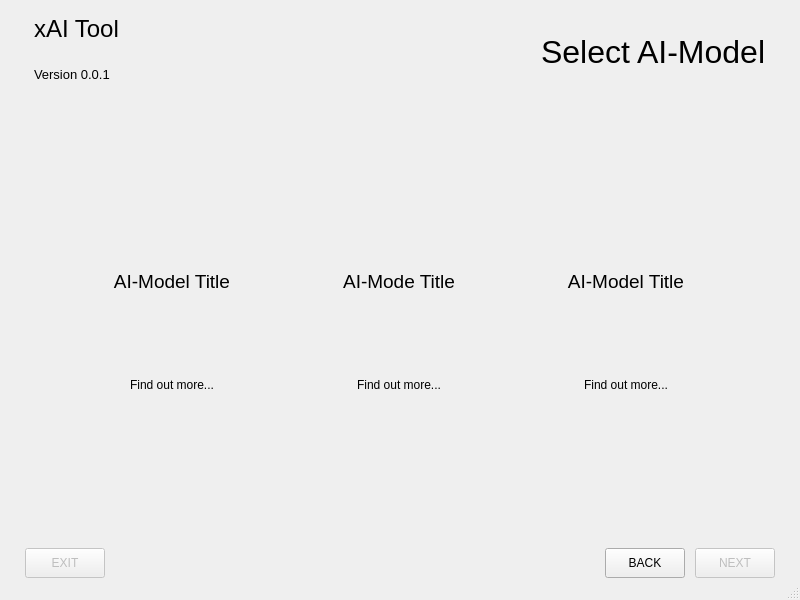
<?xml version="1.0" encoding="UTF-8"?>
<ui version="4.0">
 <class>MainWindow</class>
 <widget class="QMainWindow" name="MainWindow">
  <property name="geometry">
   <rect>
    <x>0</x>
    <y>0</y>
    <width>800</width>
    <height>600</height>
   </rect>
  </property>
  <property name="maximumSize">
   <size>
    <width>800</width>
    <height>600</height>
   </size>
  </property>
  <property name="windowTitle">
   <string>MainWindow</string>
  </property>
  <property name="styleSheet">
   <string notr="true">QWidget[border=true] {
	border: 3px solid black;
	border-radius: 5px;
}

QPushButton[href-text=true] {
	color: blue;
}
QPushButton[href-text=true]:hover {
	color: red;
}

QWidget[selected=true] {
	background-color: #88ff88;
}
QWidget[selected=false] {
	background-color: #bbbbbb;
}</string>
  </property>
  <widget class="QWidget" name="centralwidget">
   <property name="minimumSize">
    <size>
     <width>800</width>
     <height>0</height>
    </size>
   </property>
   <layout class="QGridLayout" name="gridLayout" rowstretch="0,0,0,0">
    <property name="leftMargin">
     <number>25</number>
    </property>
    <property name="topMargin">
     <number>0</number>
    </property>
    <property name="rightMargin">
     <number>25</number>
    </property>
    <property name="bottomMargin">
     <number>0</number>
    </property>
    <property name="spacing">
     <number>10</number>
    </property>
    <item row="1" column="0" rowspan="2">
     <widget class="QWidget" name="horizontalWidget_3" native="true">
      <property name="minimumSize">
       <size>
        <width>750</width>
        <height>425</height>
       </size>
      </property>
      <property name="maximumSize">
       <size>
        <width>750</width>
        <height>500</height>
       </size>
      </property>
      <property name="styleSheet">
       <string notr="true"/>
      </property>
      <property name="border" stdset="0">
       <bool>false</bool>
      </property>
      <layout class="QGridLayout" name="gridLayout_2">
       <property name="leftMargin">
        <number>0</number>
       </property>
       <property name="topMargin">
        <number>0</number>
       </property>
       <property name="rightMargin">
        <number>0</number>
       </property>
       <property name="bottomMargin">
        <number>0</number>
       </property>
       <property name="spacing">
        <number>0</number>
       </property>
       <item row="1" column="0">
        <widget class="QWidget" name="widget_aimodelA" native="true">
         <property name="maximumSize">
          <size>
           <width>160</width>
           <height>160</height>
          </size>
         </property>
         <property name="border" stdset="0">
          <bool>true</bool>
         </property>
         <property name="allowed-datasets" stdset="0">
          <stringlist>
           <string>dataset_A</string>
           <string>dataset_B</string>
          </stringlist>
         </property>
         <property name="aimodel" stdset="0">
          <string>aimodel_A</string>
         </property>
         <layout class="QVBoxLayout" name="verticalLayout_4">
          <item>
           <widget class="QLabel" name="label_8">
            <property name="font">
             <font>
              <pointsize>14</pointsize>
             </font>
            </property>
            <property name="text">
             <string>AI-Model Title</string>
            </property>
            <property name="alignment">
             <set>Qt::AlignCenter</set>
            </property>
           </widget>
          </item>
          <item alignment="Qt::AlignHCenter">
           <widget class="QLabel" name="label_9">
            <property name="enabled">
             <bool>true</bool>
            </property>
            <property name="maximumSize">
             <size>
              <width>100</width>
              <height>100</height>
             </size>
            </property>
            <property name="layoutDirection">
             <enum>Qt::LeftToRight</enum>
            </property>
            <property name="pixmap">
             <pixmap>../Images/linear-regression_logo.png</pixmap>
            </property>
            <property name="scaledContents">
             <bool>true</bool>
            </property>
            <property name="alignment">
             <set>Qt::AlignCenter</set>
            </property>
            <property name="wordWrap">
             <bool>false</bool>
            </property>
           </widget>
          </item>
          <item>
           <widget class="QPushButton" name="pushButton_aimodelA_href">
            <property name="text">
             <string>Find out more...</string>
            </property>
            <property name="flat">
             <bool>true</bool>
            </property>
            <property name="href-text" stdset="0">
             <bool>true</bool>
            </property>
           </widget>
          </item>
         </layout>
        </widget>
       </item>
       <item row="1" column="1">
        <widget class="QWidget" name="widget_aimodelB" native="true">
         <property name="enabled">
          <bool>true</bool>
         </property>
         <property name="maximumSize">
          <size>
           <width>160</width>
           <height>160</height>
          </size>
         </property>
         <property name="border" stdset="0">
          <bool>true</bool>
         </property>
         <property name="allowed-datasets" stdset="0">
          <stringlist>
           <string>dataset_C</string>
          </stringlist>
         </property>
         <property name="aimodel" stdset="0">
          <string>aimodel_B</string>
         </property>
         <layout class="QVBoxLayout" name="verticalLayout">
          <item>
           <widget class="QLabel" name="label_4">
            <property name="font">
             <font>
              <pointsize>14</pointsize>
             </font>
            </property>
            <property name="text">
             <string>AI-Mode Title</string>
            </property>
            <property name="alignment">
             <set>Qt::AlignCenter</set>
            </property>
           </widget>
          </item>
          <item alignment="Qt::AlignHCenter">
           <widget class="QLabel" name="label_5">
            <property name="enabled">
             <bool>true</bool>
            </property>
            <property name="maximumSize">
             <size>
              <width>100</width>
              <height>100</height>
             </size>
            </property>
            <property name="layoutDirection">
             <enum>Qt::LeftToRight</enum>
            </property>
            <property name="pixmap">
             <pixmap>../Images/linear-regression_logo.png</pixmap>
            </property>
            <property name="scaledContents">
             <bool>true</bool>
            </property>
            <property name="alignment">
             <set>Qt::AlignCenter</set>
            </property>
            <property name="wordWrap">
             <bool>false</bool>
            </property>
           </widget>
          </item>
          <item>
           <widget class="QPushButton" name="pushButton_aimodelB_href">
            <property name="text">
             <string>Find out more...</string>
            </property>
            <property name="flat">
             <bool>true</bool>
            </property>
            <property name="href-text" stdset="0">
             <bool>true</bool>
            </property>
           </widget>
          </item>
         </layout>
        </widget>
       </item>
       <item row="1" column="2">
        <widget class="QWidget" name="widget_aimodelC" native="true">
         <property name="enabled">
          <bool>true</bool>
         </property>
         <property name="maximumSize">
          <size>
           <width>160</width>
           <height>160</height>
          </size>
         </property>
         <property name="border" stdset="0">
          <bool>true</bool>
         </property>
         <property name="allowed-datasets" stdset="0">
          <stringlist>
           <string>dataset_A</string>
          </stringlist>
         </property>
         <property name="aimodel" stdset="0">
          <string>aimodel_C</string>
         </property>
         <layout class="QVBoxLayout" name="verticalLayout_3">
          <item>
           <widget class="QLabel" name="label_6">
            <property name="font">
             <font>
              <pointsize>14</pointsize>
             </font>
            </property>
            <property name="text">
             <string>AI-Model Title</string>
            </property>
            <property name="alignment">
             <set>Qt::AlignCenter</set>
            </property>
           </widget>
          </item>
          <item alignment="Qt::AlignHCenter">
           <widget class="QLabel" name="label_7">
            <property name="enabled">
             <bool>true</bool>
            </property>
            <property name="maximumSize">
             <size>
              <width>100</width>
              <height>100</height>
             </size>
            </property>
            <property name="layoutDirection">
             <enum>Qt::LeftToRight</enum>
            </property>
            <property name="pixmap">
             <pixmap>../Images/linear-regression_logo.png</pixmap>
            </property>
            <property name="scaledContents">
             <bool>true</bool>
            </property>
            <property name="alignment">
             <set>Qt::AlignCenter</set>
            </property>
            <property name="wordWrap">
             <bool>false</bool>
            </property>
           </widget>
          </item>
          <item>
           <widget class="QPushButton" name="pushButton_aimodelC_href">
            <property name="text">
             <string>Find out more...</string>
            </property>
            <property name="flat">
             <bool>true</bool>
            </property>
            <property name="href-text" stdset="0">
             <bool>true</bool>
            </property>
           </widget>
          </item>
         </layout>
        </widget>
       </item>
      </layout>
     </widget>
    </item>
    <item row="0" column="0">
     <widget class="QWidget" name="horizontalWidget_2" native="true">
      <property name="minimumSize">
       <size>
        <width>0</width>
        <height>75</height>
       </size>
      </property>
      <layout class="QHBoxLayout" name="horizontalLayout_2">
       <item>
        <layout class="QVBoxLayout" name="verticalLayout_2">
         <item>
          <widget class="QLabel" name="label">
           <property name="font">
            <font>
             <pointsize>18</pointsize>
            </font>
           </property>
           <property name="text">
            <string>xAI Tool</string>
           </property>
          </widget>
         </item>
         <item>
          <widget class="QLabel" name="label_2">
           <property name="font">
            <font>
             <pointsize>10</pointsize>
            </font>
           </property>
           <property name="text">
            <string>Version 0.0.1</string>
           </property>
          </widget>
         </item>
        </layout>
       </item>
       <item>
        <spacer name="horizontalSpacer_2">
         <property name="orientation">
          <enum>Qt::Horizontal</enum>
         </property>
         <property name="sizeHint" stdset="0">
          <size>
           <width>40</width>
           <height>20</height>
          </size>
         </property>
        </spacer>
       </item>
       <item>
        <widget class="QLabel" name="label_3">
         <property name="font">
          <font>
           <pointsize>24</pointsize>
          </font>
         </property>
         <property name="text">
          <string>Select AI-Model</string>
         </property>
        </widget>
       </item>
      </layout>
     </widget>
    </item>
    <item row="3" column="0">
     <layout class="QHBoxLayout" name="horizontalLayout">
      <property name="sizeConstraint">
       <enum>QLayout::SetMaximumSize</enum>
      </property>
      <item>
       <widget class="QPushButton" name="pushButton_exit">
        <property name="enabled">
         <bool>false</bool>
        </property>
        <property name="maximumSize">
         <size>
          <width>100</width>
          <height>30</height>
         </size>
        </property>
        <property name="text">
         <string>EXIT</string>
        </property>
        <property name="default">
         <bool>false</bool>
        </property>
       </widget>
      </item>
      <item>
       <spacer name="horizontalSpacer">
        <property name="orientation">
         <enum>Qt::Horizontal</enum>
        </property>
        <property name="sizeHint" stdset="0">
         <size>
          <width>40</width>
          <height>20</height>
         </size>
        </property>
       </spacer>
      </item>
      <item>
       <widget class="QPushButton" name="pushButton_back">
        <property name="enabled">
         <bool>true</bool>
        </property>
        <property name="maximumSize">
         <size>
          <width>100</width>
          <height>30</height>
         </size>
        </property>
        <property name="text">
         <string>BACK</string>
        </property>
       </widget>
      </item>
      <item>
       <widget class="QPushButton" name="pushButton_next">
        <property name="enabled">
         <bool>false</bool>
        </property>
        <property name="maximumSize">
         <size>
          <width>100</width>
          <height>30</height>
         </size>
        </property>
        <property name="text">
         <string>NEXT</string>
        </property>
        <property name="checkable">
         <bool>false</bool>
        </property>
        <property name="autoDefault">
         <bool>false</bool>
        </property>
        <property name="flat">
         <bool>false</bool>
        </property>
       </widget>
      </item>
     </layout>
    </item>
   </layout>
  </widget>
  <widget class="QMenuBar" name="menubar">
   <property name="geometry">
    <rect>
     <x>0</x>
     <y>0</y>
     <width>800</width>
     <height>21</height>
    </rect>
   </property>
  </widget>
  <widget class="QStatusBar" name="statusBar"/>
 </widget>
 <resources/>
 <connections/>
</ui>
